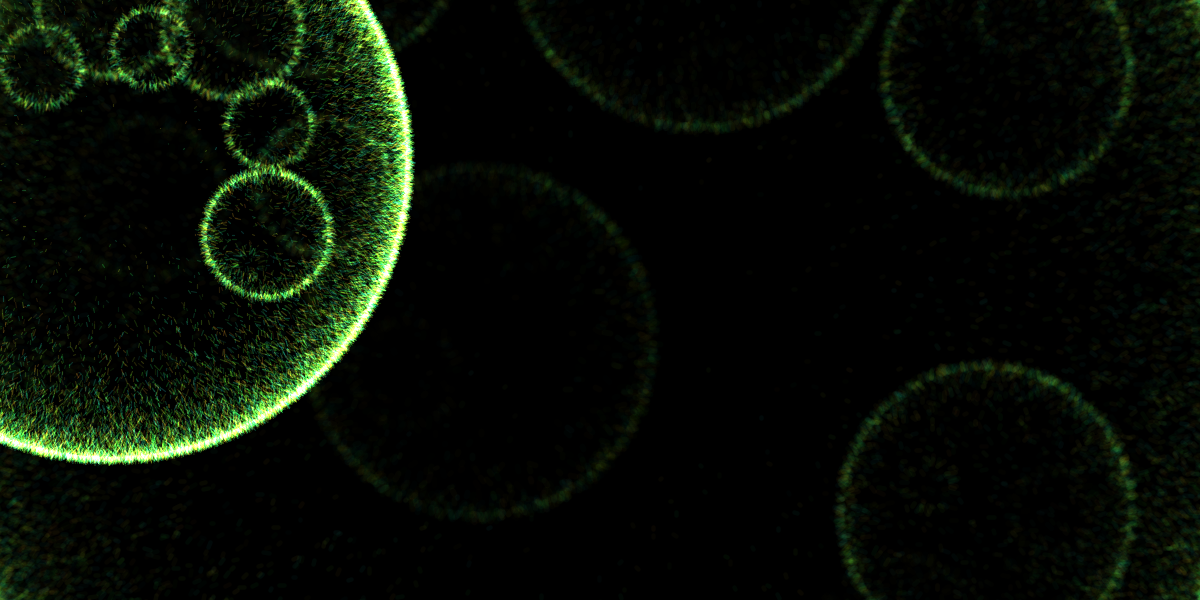
Frame 1 (no input)
Frame 60 (the mouse pressed at the canvas centre just before this capture): identical to frame 1, image omitted
Frame 120 (the mouse held since frame 60 and released just before this capture): identical to frame 1, image omitted

The Processing sketch that drew this single still picture (run headless with seeded random() and noise(); from frame 60 on, the mouse is pressed at the canvas centre):

// Processing sketch: volvox
// ── volvox.pde
void setup() {
  size(1200, 600);

  colorMode(HSB, 360, 100, 100);
  noStroke();

  drawAll();
}

void drawCircle(float x, float y, float r, float strength) {
  if (r < 10 || strength < 0.01) {
    return;
  }

  pushStyle();
  pushMatrix();

  translate(x, y);

  // 円の背景を少しだけ暗くする
  blendMode(BLEND);
  fill(0, 50);
  ellipse(0, 0, r * 2, r * 2);
  
  // 外側の円
  int ciliumCount = floor(PI * r * r * strength * 0.2);
  blendMode(ADD);
  for (int i = 0; i < ciliumCount; i++) {
    stroke(random(30, 180), 80, 100, random(20, 60) * strength);
    strokeWeight(1 + pow(0.30, strength * 3.00) * 7.0);

    float ang = random(TWO_PI);
    float d = (1 - random(1) * random(1) * random(1) * random(1)) * r;
    float dang = random(-1, +1) * PI / 2 * 0.5;
    float len = random(1, 3) * d / r * 3.0;
    line(
      cos(ang) * d, sin(ang) * d,
      cos(ang) * d + cos(ang + dang) * len,
      sin(ang) * d + sin(ang + dang) * len
    );
  }

  popMatrix();
  popStyle();

  // 内側の円
  int innerCount = floor(r / 30 * random(0.5, 1));
  for (int i = 0; i < innerCount; i++) {
    float ang = random(TWO_PI);
    float subr = random(0.1, 0.3) * r;
    float d = (1 - random(1) * random(1)) * (r - subr);
    drawCircle(
      x + cos(ang) * d,
      y + sin(ang) * d,
      subr,
      strength * random(0.1, 1.0)
    );
  }
}

void drawAll() {
  background(0);
  
  // 背景用の大きな円
  drawCircle(
    width / 2, height / 2,
    dist(0, 0, width / 2, height / 2),
    0.2
  );

  int count = floor(random(1, 4));
  for (int i = 0; i < count; i++) {
    drawCircle(
      random(width), random(height),
      random(100, 400),
      1.0
    );
  }
}

void mousePressed() {
  drawAll();
}

void draw() {
}
